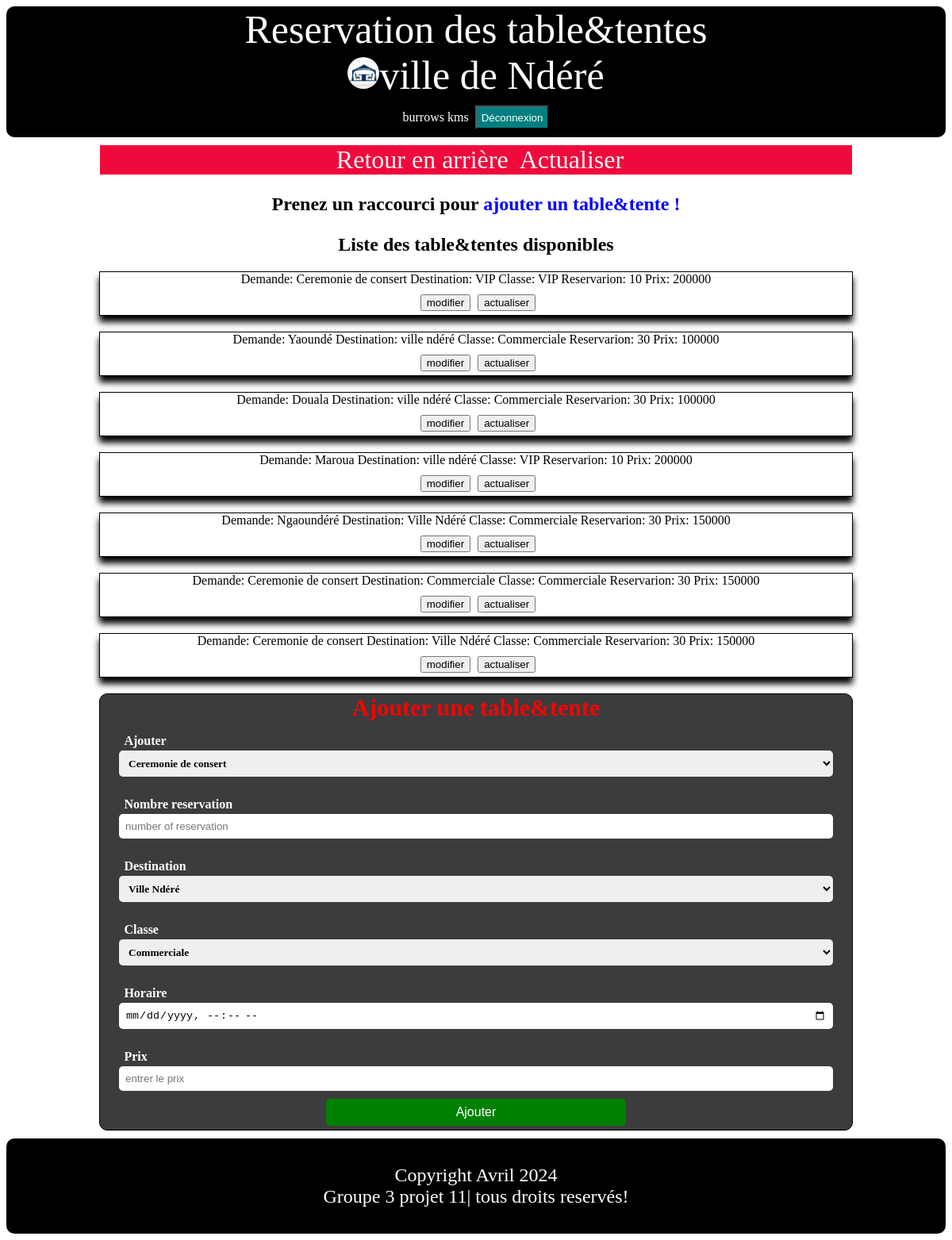
Screenshot of /tabtente.php (signed in) with the database file from the repository.
### tables this page shows
CREATE TABLE `tabtente` (
  `id_tabtente` int(50) NOT NULL,
  `classe` varchar(20) NOT NULL,
  `prix` int(15) NOT NULL,
  `nb_reservation` int(15) NOT NULL,
  `ville_demande` varchar(50) NOT NULL,
  `destination` varchar(50) NOT NULL,
  `horaire` datetime NOT NULL
);

### tabtente.php (the view, shortened to what this page needs)
<!DOCTYPE html>
<html lang="en">
<head>
    <link rel="stylesheet" href="gereradmin.css">
</head>
<body>
    <header>
		<h1>Reservation des table&tentes <br>
			<img src="images/logo.jpg" alt="">ville de Ndéré
		</h1>
        <div>
			<p>
				<span> <?php echo $_SESSION['nom'] .' '; ?> </span>
				<span> <?php echo $_SESSION['prenom']; ?></span>
			</p>
			<button> <a href="deconnexion.php" title="cliquez ici">Déconnexion</a> </button>
		</div>
	</header>
    <nav>
		<a href="admin.php">Retour en arrière</a>
        <a href="tabtente.php">Actualiser</a>
	</nav>
	<div>
		<p class="trouve">Prenez un raccourci pour
			<a href="#bas" class="lien" title="Cliquez ici">ajouter un table&tente !</a>
		</p>
		<h2> Liste des table&tentes disponibles </h2>
		<?php
            try
			{
				$BD = new PDO('mysql:host=localhost;dbname=univ_ndere','root','');
			}
			catch(Exception $e)
			{
				die('Erreur : '.$e->getmessage());
			}
			$test=$BD->query('SELECT * FROM tabtente');
			while ($req=$test->fetch())
			{
		?>
			<div class="interne">
            <?php
				echo 'Demande: ' .$req['ville_demande'] .' Destination: ' .$req['destination'] .' Classe: ' .$req['classe']
                .' Reservarion: ' .$req['nb_reservation'] .' Prix: ' .$req['prix'] .'<br>';
			?>
                <button><a href="modify.php?x=<?php echo $req['id_tabtente']; ?>">modifier</a></button>
			    <button><a href="actualiser.php?x=<?php echo $req['id_tabtente']; ?>">actualiser</a></button>
			</div>
		<?php
			}
		?>
        <form action="" method="post" id="bas">
            <legend>Ajouter une table&tente</legend>
            <p class="ligne">Ajouter </p>
            <select name="ville" class="colonne">
                <option selected>Ceremonie de consert</option>
            </select>
            <p class="ligne">Nombre reservation </p>
            <input type="number" name="nombre" min="1" max="5" placeholder="number of reservation" required />
            <p class="ligne">Destination </p>
            <select name="destination" class="colonne">
                <option>Ville Ndéré</option>
            </select>
            <p class="ligne"> Classe </p>
            <select name="classe" class="colonne">
                <option selected>Commerciale</option>
            </select>
            <p class="ligne">Horaire </p>
            <input type="datetime-local" name="horaire" required />
            <p class="ligne">Prix </p>
            <input type="number" name="prix" placeholder="entrer le prix" required />
            <input type="submit" value="Ajouter" name="ajouter" class="envoi"/>
        </form>
    </div>
    <footer>
		<p>Copyright Avril 2024 <br> Groupe 3 projet 11| tous droits reservés!</p>
	</footer>
</body>
</html>

### gereradmin.css (style rules this page uses)
header { background: black; border-radius: 10px; color: white; margin-bottom: 10px; }
header h1 { font-size: 50px; text-align: center; font-weight: 100; margin-top: 0px; margin-bottom: -1px; }
header img { width: 40px; height: 40px; border-radius: 20px; }
header div { display: flex; justify-content: center; }
header div button { margin-left: 8px; margin-top: 10px; margin-bottom: 10px; background: teal; }
header div button a { text-decoration: none; color: white; }
h2 { text-align: center; }
.trouve { text-align: center; font-weight: bold; font-size: 150%; }
nav { width: 80%; background: #f00a3c; text-align: center; margin: auto; line-height: normal; }
nav a { color: #f7f6f6; text-decoration: none; font-size: 2.0em; padding-left: 10px; }
div a { text-decoration: none; color: black; }
.lien { color: blue; }
.envoi { width: 40%; color: white; background-color: green; font-size: 100%; margin: auto; margin-bottom: 5px; }
.interne { text-align: center; background-color: white; border: 1px black solid; width: 80%; height: auto; margin: auto; margin-bottom: 20px; box-shadow: 0 8px 8px 0; }
.interne button { margin-top: 10px; margin-left: 5px; margin-bottom: 5px; }
form { background: rgb(59, 60, 61); display: flex; flex-direction: column; width: 80%; height: auto; margin: auto; color:white; border: 1px solid black; border-radius: 10px; }
input { display: block; width: 95%; margin: 10px auto; outline: none; border: none; box-sizing: border-box; border-radius: 5px; padding: 8px 8px; }
.ligne { text-align: none; margin-left: 30px; margin-bottom: -7px; font-weight: bold; font-family: century gothic; }
.colonne { text-align: none; display: block; width: 95%; margin: 10px auto; outline: none; border: none; box-sizing: border-box; border-radius: 5px; padding: 8px 8px; font-weight: bold; font-family: century gothic; }
legend { color: red; text-align: center; font-size: 30px; font-weight: bold; }
footer { border-radius: 10px; margin-top: 10px; height: 15vh; color: white; display: flex; justify-content: center; align-items: center; background: black; margin-bottom: 0; }
footer p { text-align: center; font-size: 150%; }

### rows the page displays
tabtente: ville_demande "Ceremonie de consert", destination "VIP", classe "VIP", nb_reservation "10", prix "200000"
tabtente: ville_demande "Yaoundé", destination "ville ndéré", classe "Commerciale", nb_reservation "30", prix "100000"
tabtente: ville_demande "Douala", destination "ville ndéré", classe "Commerciale", nb_reservation "30", prix "100000"
tabtente: ville_demande "Maroua", destination "ville ndéré", classe "VIP", nb_reservation "10", prix "200000"
tabtente: ville_demande "Ngaoundéré", destination "Ville Ndéré", classe "Commerciale", nb_reservation "30", prix "150000"
tabtente: ville_demande "Ceremonie de consert", destination "Commerciale", classe "Commerciale", nb_reservation "30", prix "150000"
tabtente: ville_demande "Ceremonie de consert", destination "Ville Ndéré", classe "Commerciale", nb_reservation "30", prix "150000"

### other values shown
$_SESSION['nom'] "burrows"
$_SESSION['prenom'] "kms"
